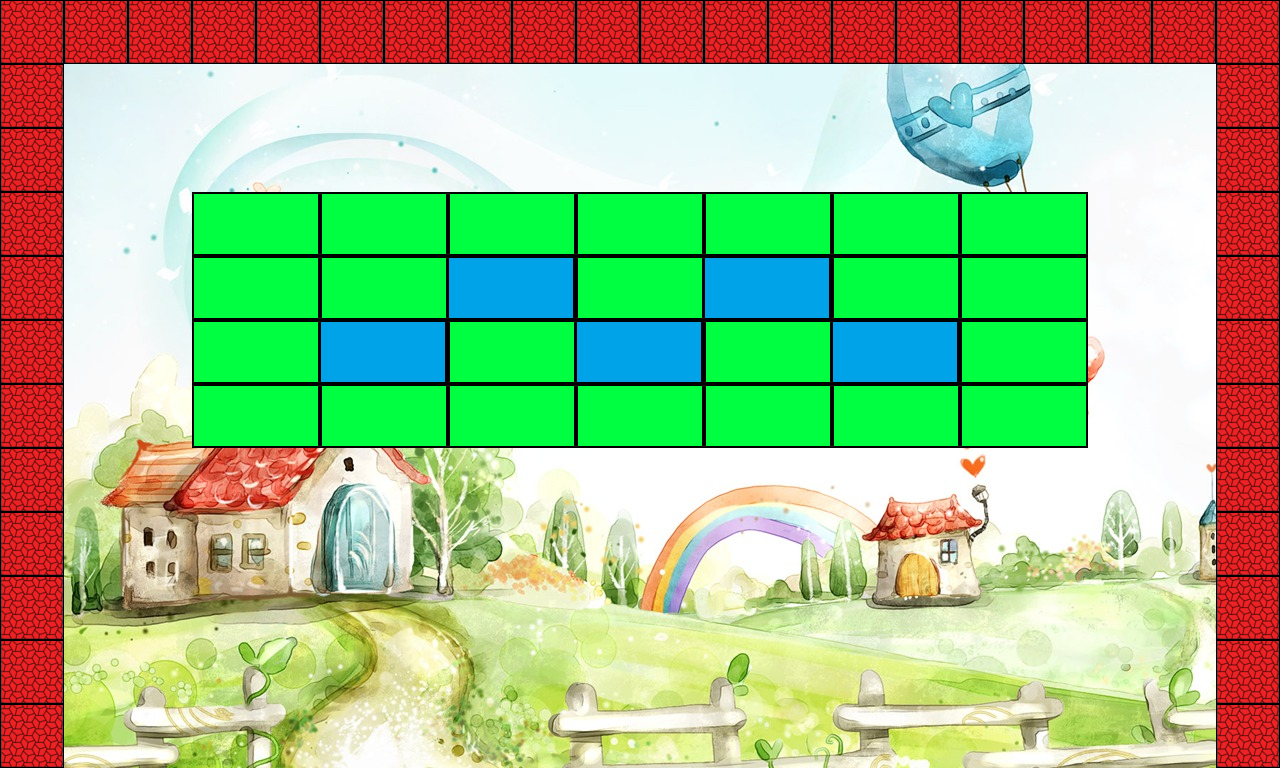

Rendered tile map (Tiled .tmx) drawn with the repository's tilesets; below, a short description and the map source with its tile grids summarised:
An orthogonal 20x12 tile map with 64x64 px tiles, 2 tile layers (Background, Objects), 2 tilesets, 1 image layer and 6 objects (4x StaticCollider, Ball, PlayerPad).

<map version="1.0" orientation="orthogonal" renderorder="right-down" width="20" height="12" tilewidth="64" tileheight="64" nextobjectid="25">
 <tileset firstgid="1" name="tiles2" tilewidth="64" tileheight="64" tilecount="16" columns="4">
  <image source="tiles2.png" width="256" height="256" />
 </tileset>
 <tileset firstgid="17" source="BreakOutObjects.tsx" />
 <imagelayer name="Background">
  <image source="background.png" />
 </imagelayer>
 <layer name="Background" width="20" height="12">
  <data>[240 cells, 42 non-empty, 1 distinct tile ids]</data>
 </layer>
 <layer name="Objects" width="20" height="12">
  <data>[240 cells, 28 non-empty, 2 distinct tile ids]</data>
 </layer>
 <objectgroup name="DynamicObjects" offsetx="-3.0303" offsety="0">
  <object id="23" name="Ball" type="Ball" gid="15" x="607.03" y="673" width="64" height="64" />
  <object id="24" name="PlayerPad" type="PlayerPad" gid="23" x="576.03" y="762" width="128" height="64" />
 </objectgroup>
 <objectgroup name="StaticColliders">
  <object id="3" name="Up" type="StaticCollider" x="-4" y="-8" width="1340" height="68" />
  <object id="4" name="Left" type="StaticCollider" x="-22" y="-46" width="82" height="874" />
  <object id="7" name="Right" type="StaticCollider" x="1214" y="-24" width="74" height="834" />
  <object id="12" name="Down" type="StaticCollider" x="-40" y="764" width="1466" height="64" />
 </objectgroup>
</map>